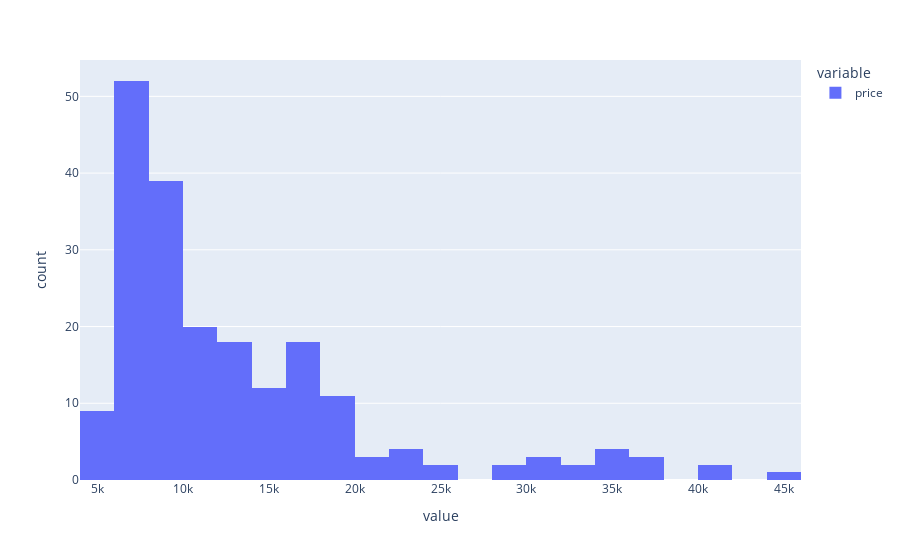

Here is the notebook cell this chart was saved with:
### Markdown cell above
###### `Note`: The rdw drivewheel is the hsighst price

### Code cell
fig =px.histogram(df['price'])
fig.show()

### Figure 1 — Plotly figure (JSON) as saved in the notebook; plotly's stock layout.template omitted (floating-point values rounded to 4 significant figures; data arrays with more than 128 entries replaced by an {"elided": "..."} marker saying what was removed)
{"data": [{"alignmentgroup": "True", "bingroup": "x", "hovertemplate": "variable=price<br>value=%{x}<br>count=%{y}<extra></extra>", "legendgroup": "price", "marker": {"color": "#636efa", "pattern": {"shape": ""}}, "name": "price", "offsetgroup": "price", "orientation": "v", "showlegend": true, "type": "histogram", "x": {"elided": "205 float values"}, "xaxis": "x", "yaxis": "y"}], "layout": {"barmode": "relative", "legend": {"title": {"text": "variable"}, "tracegroupgap": 0}, "margin": {"t": 60}, "xaxis": {"anchor": "y", "domain": [0, 1], "title": {"text": "value"}}, "yaxis": {"anchor": "x", "domain": [0, 1], "title": {"text": "count"}}}}
